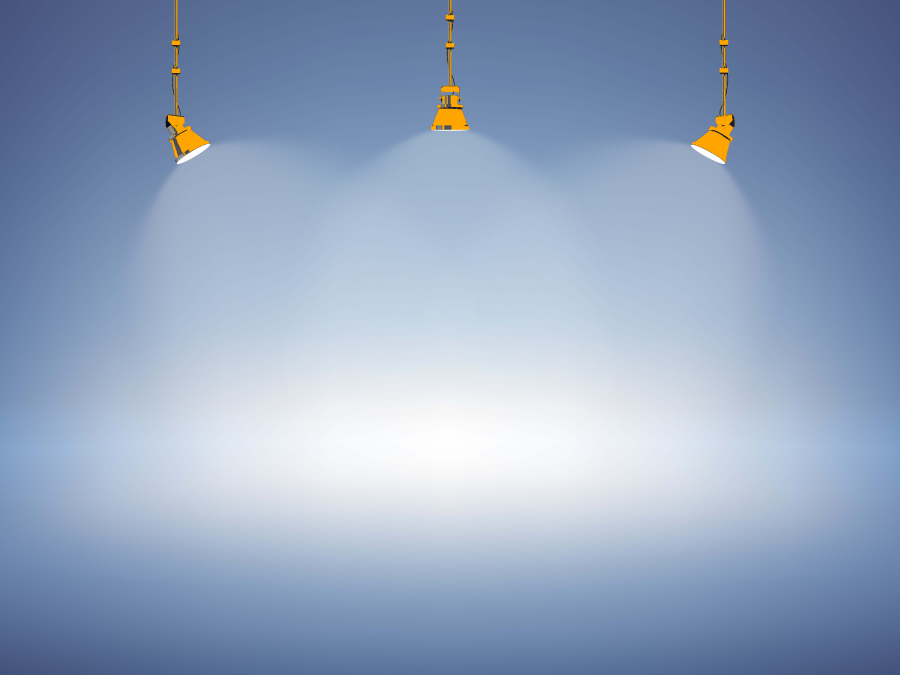
#> input picture lo.png, 4500 x 3375 px, given in place of header.jpg, which was not available (shown at 1/5 size)
$ python python.py
#> lines starting #> are read from the running program, lines starting #| are printed output that depends on the picture; after the words box and inside, x2 and y2 are one past the last pixel; in counts of white or black regions, pixels touching at a corner belong together; pictures that were not available may be replaced by others from this repository, and a replacement may not be noted
from PIL import Image
import numpy as np

# Charger l'image
image_path = "C:\\Users\\omaim\\Downloads\\myport\\meyawo\\public_html\\assets\\imgs\\header.jpg"  # Remplacez par le chemin de votre image
image = Image.open(image_path).convert("RGBA")
#> image is the input picture: PIL image 4500x3375 RGBA; mean R, G, B, A 146.9, 164.5, 191.6, 255

# Convertir l'image en tableau numpy
image_data = np.array(image)

target_color = np.array([38, 92, 167, 255])  # Couleur bleu en RGBA
new_color = np.array([255, 165, 0, 255])
# Remplacer la couleur cible par la nouvelle couleur
tolerance = 70  # Augmenter la tolérance pour détecter les couleurs similaires

# Comparer les canaux RGB et l'alpha (facultatif, si vous voulez être précis)
mask = np.all(np.abs(image_data[:, :, :3] - target_color[:3]) <= tolerance, axis=-1) & (image_data[:, :, 3] == 255)
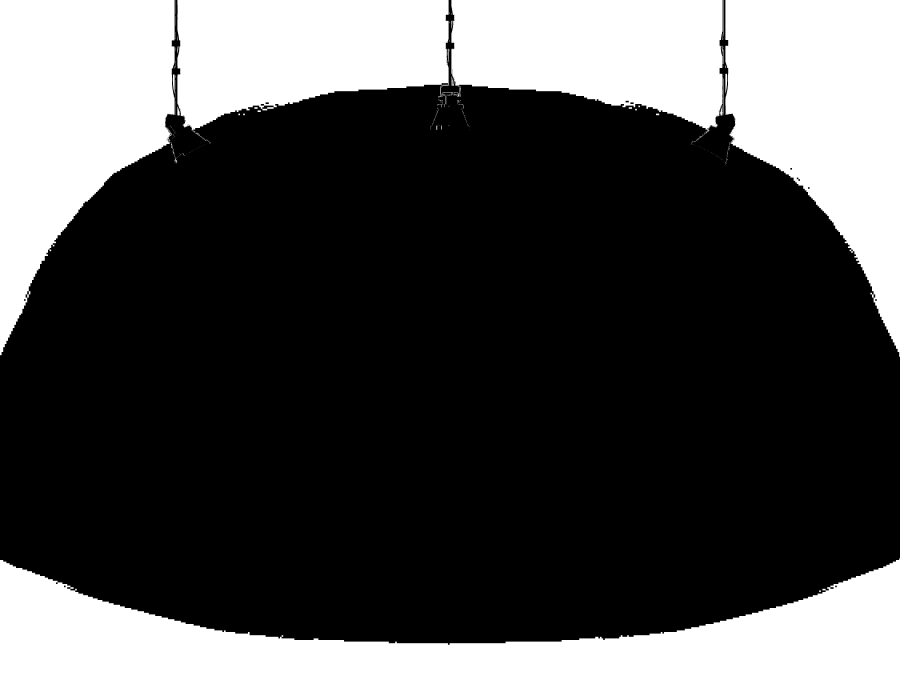
#> mask: shape (3375, 4500) bool (shown at 1/5 size); 29.5% white; 364 white regions (286 under 20 px), largest, box (x1, y1, x2, y2) and area: (0, 2792, 4500, 3375) 1237900, (0, 0, 873, 1776) 941416, (3626, 0, 4500, 1784) 935703

# Remplacer la couleur uniquement dans les pixels correspondants
image_data[mask] = new_color
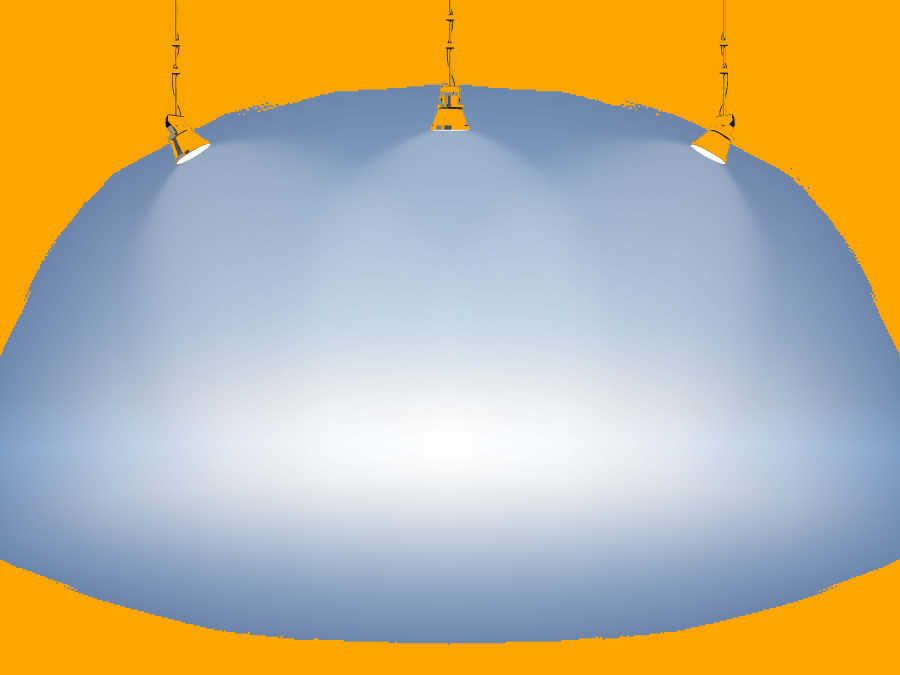
#> image_data: shape (3375, 4500, 4) (shown at 1/5 size); mean R, G, B, A 194.5, 179.2, 145.9, 255

# Créer une nouvelle image à partir des données modifiées
new_image = Image.fromarray(image_data, "RGBA")

# Enregistrer l'image modifiée
output_path = "l.png"
new_image.save(output_path)
print(f"L'image modifiée a été enregistrée sous {output_path}")
